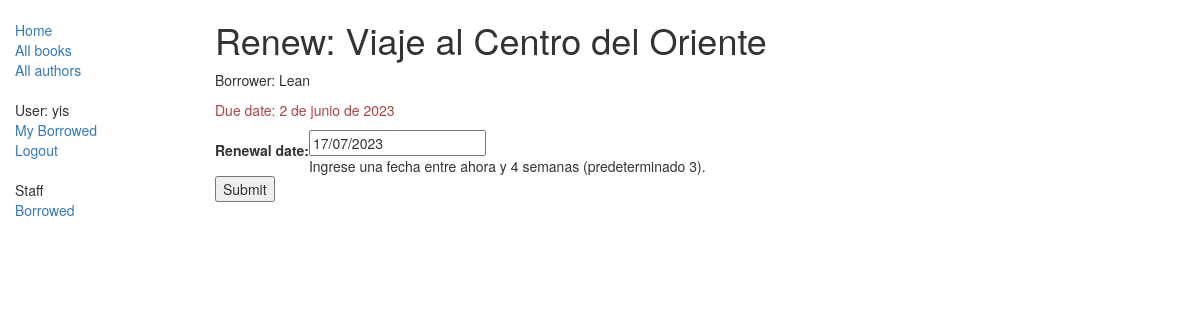
/catalog/books/80747bf0-3290-49b2-95cd-62805f33df55/renew/ (signed in), run on the app's committed database.
### catalog/models.py (models this page shows, shortened)
class BookInstance(models.Model):
    id = models.UUIDField(primary_key=True, default=uuid.uuid4, help_text="ID único para este libro particular en toda la biblioteca")
    book = models.ForeignKey('Book', on_delete=models.SET_NULL, null=True)
    imprint = models.CharField(max_length=200)
    due_back = models.DateField(null=True, blank=True)
    borrower = models.ForeignKey(User, on_delete=models.SET_NULL, null=True, blank=True)
    @property
    def is_overdue(self):
        if self.due_back and date.today() > self.due_back:
            return True
        return False
    LOAN_STATUS = (
        ('m', 'Maintenance'),
        ('o', 'On loan'),
        ('a', 'Available'),
        ('r', 'Reserved'),
    )
    status = models.CharField(max_length=1, choices=LOAN_STATUS, blank=True, default='m', help_text='Disponibilidad del libro')
    class Meta:
        ordering = ["due_back"]
        permissions = (("can_mark_returned", "Set book as returned"),)

class Book(models.Model):
    title = models.CharField(max_length=200)
    author = models.ForeignKey('Author', on_delete=models.SET_NULL, null=True)
    summary = models.TextField(max_length=1000, help_text="Ingrese una breve descripción del libro")
    genre = models.ManyToManyField(Genre, help_text="Seleccione un genero para este libro")
    isbn = models.CharField('ISBN', max_length=13, unique=True, help_text='13 Character <a href="https://www.isbn-international.org/content/what-isbn">ISBN number</a>*Si no se proporciona un ISBN, se generará uno aleatoriamente de 13 dígitos.*', default=''.join([str(random.randint(0, 9)) for _ in range(13)]))
    language = models.ForeignKey('Language', on_delete=models.SET_NULL, null=True)
    def display_genre(self):
        return ', '.join([ genre.name for genre in self.genre.all()[:3] ])
    display_genre.short_description = 'Genre'

### catalog/views.py (the view)
# urls.py: path('books/<str:pk>/renew/', views.renew_book_librarian, name='renew-book-librarian'),
@permission_required('catalog.can_mark_returned')
def renew_book_librarian(request, pk):
    book_inst=get_object_or_404(BookInstance, pk = pk)
    if request.method == 'POST':
        form = RenewBookForm(request.POST)
        if form.is_valid():
            book_inst.due_back = form.cleaned_data['renewal_date']
            book_inst.save()
            return HttpResponseRedirect(reverse('borrowed') )
    else:
        proposed_renewal_date = datetime.date.today() + datetime.timedelta(weeks=3)
        form = RenewBookForm(initial={'renewal_date': proposed_renewal_date,})
    return render(request, 'catalog/book_renew_librarian.html', {'form': form, 'bookinst':book_inst})

### catalog/forms.py (shortened to what this page needs)
class RenewBookForm(forms.Form):
    renewal_date = forms.DateField(help_text="Ingrese una fecha entre ahora y 4 semanas (predeterminado 3).")

### catalog/templates/catalog/book_renew_librarian.html (shortened to what this page needs)
{% extends "base_generic.html" %}
{% block content %}
    <h1>Renew: {{bookinst.book.title}}</h1>
    <p>Borrower: {{bookinst.borrower}}</p>
    <p{% if bookinst.is_overdue %} class="text-danger"{% endif %}>Due date: {{bookinst.due_back}}</p>
    <form action="" method="post">
        <table>
        {{ form }}
        </table>
        <input type="submit" value="Submit" />
    </form>
{% endblock %}

### catalog/templates/base_generic.html (shortened to what this page needs)
<!DOCTYPE html>
<html lang="es">
<head>
  <link rel="stylesheet" href="https://maxcdn.bootstrapcdn.com/bootstrap/3.3.7/css/bootstrap.min.css">
  {% load static %}
  <link rel="stylesheet" href="{% static 'css/styles.css' %}">
</head>
<body>
  <div class="container-fluid">
    <div class="row">
      <div class="col-sm-2">
      {% block sidebar %}
      <ul class="sidebar-nav">
          <li><a href="{% url 'index' %}">Home</a></li>
          <li><a href="{% url 'books' %}">All books</a></li>
          <li><a href="{% url 'authors' %}">All authors</a></li>
      </ul>
      <ul class="sidebar-nav">
        {% if user.is_authenticated %}
        <li>User: {{ user.get_username }}</li>
        <li><a href="{% url 'my-borrowed' %}">My Borrowed</a></li>
        <li><a href="{% url 'logout'%}?next={{request.path}}">Logout</a></li>
        {% else %}
        <li><a href="{% url 'login'%}?next={{request.path}}">Login</a></li>
        {% endif %}
      </ul>
      <ul class="sidebar-nav">
        {% if perms.catalog.can_mark_returned %}
        <li>Staff</li>
        <li><a href="{% url 'borrowed' %}">Borrowed</a></li>
        {% endif %}
      </ul>
     {% endblock %}
      </div>
      <div class="col-sm-10 ">
        {% block content %}{% endblock %}
      </div>
    </div>
  </div>
</body>
</html>

### catalog/static/css/styles.css (style rules this page uses)
.sidebar-nav { margin-top: 20px; padding: 0; list-style: none; }

### data on the page
BookInstance: book "Viaje al Centro del Oriente", borrower "Lean", due_back "2 de junio de 2023"

### other printed values
{{ user.get_username }} "yis"
